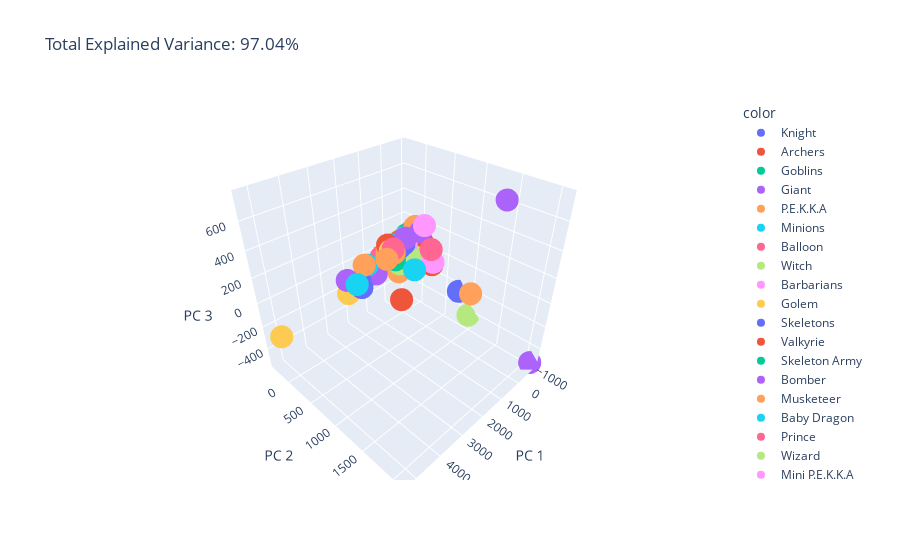

Notebook code cell kept with this figure:
### Code cell
pca = PCA(n_components=3)
components = pca.fit_transform(vals)

total_var = pca.explained_variance_ratio_.sum() * 100

fig = px.scatter_3d(
    components, x=0, y=1, z=2, color=df_stats['name'],
    title=f'Total Explained Variance: {total_var:.2f}%',
    labels={'0': 'PC 1', '1': 'PC 2', '2': 'PC 3'}
)
fig.show()

### Figure 1 — Plotly figure (JSON) as saved in the notebook; plotly's stock layout.template omitted (floating-point values rounded to 4 significant figures)
{"data": [{"hovertemplate": "color=Knight<br>PC 1=%{x}<br>PC 2=%{y}<br>PC 3=%{z}<extra></extra>", "legendgroup": "Knight", "marker": {"color": "#636efa", "symbol": "circle"}, "mode": "markers", "name": "Knight", "scene": "scene", "showlegend": true, "type": "scatter3d", "x": [571.2], "y": [-107.8], "z": [37.37]}, {"hovertemplate": "color=Archers<br>PC 1=%{x}<br>PC 2=%{y}<br>PC 3=%{z}<extra></extra>", "legendgroup": "Archers", "marker": {"color": "#EF553B", "symbol": "circle"}, "mode": "markers", "name": "Archers", "scene": "scene", "showlegend": true, "type": "scatter3d", "x": [-633.6], "y": [-186.9], "z": [-15.53]}, {"hovertemplate": "color=Goblins<br>PC 1=%{x}<br>PC 2=%{y}<br>PC 3=%{z}<extra></extra>", "legendgroup": "Goblins", "marker": {"color": "#00cc96", "symbol": "circle"}, "mode": "markers", "name": "Goblins", "scene": "scene", "showlegend": true, "type": "scatter3d", "x": [-713.8], "y": [-204.6], "z": [68.55]}, {"hovertemplate": "color=Giant<br>PC 1=%{x}<br>PC 2=%{y}<br>PC 3=%{z}<extra></extra>", "legendgroup": "Giant", "marker": {"color": "#ab63fa", "symbol": "circle"}, "mode": "markers", "name": "Giant", "scene": "scene", "showlegend": true, "type": "scatter3d", "x": [2392.0], "y": [-154.0], "z": [-50.91]}, {"hovertemplate": "color=P.E.K.K.A<br>PC 1=%{x}<br>PC 2=%{y}<br>PC 3=%{z}<extra></extra>", "legendgroup": "P.E.K.K.A", "marker": {"color": "#FFA15A", "symbol": "circle"}, "mode": "markers", "name": "P.E.K.K.A", "scene": "scene", "showlegend": true, "type": "scatter3d", "x": [2271.0], "y": [612.0], "z": [292.3]}, {"hovertemplate": "color=Minions<br>PC 1=%{x}<br>PC 2=%{y}<br>PC 3=%{z}<extra></extra>", "legendgroup": "Minions", "marker": {"color": "#19d3f3", "symbol": "circle"}, "mode": "markers", "name": "Minions", "scene": "scene", "showlegend": true, "type": "scatter3d", "x": [-695.5], "y": [-195.8], "z": [-11.19]}, {"hovertemplate": "color=Balloon<br>PC 1=%{x}<br>PC 2=%{y}<br>PC 3=%{z}<extra></extra>", "legendgroup": "Balloon", "marker": {"color": "#FF6692", "symbol": "circle"}, "mode": "markers", "name": "Balloon", "scene": "scene", "showlegend": true, "type": "scatter3d", "x": [550.4], "y": [723.5], "z": [241.3]}, {"hovertemplate": "color=Witch<br>PC 1=%{x}<br>PC 2=%{y}<br>PC 3=%{z}<extra></extra>", "legendgroup": "Witch", "marker": {"color": "#B6E880", "symbol": "circle"}, "mode": "markers", "name": "Witch", "scene": "scene", "showlegend": true, "type": "scatter3d", "x": [-194.8], "y": [-124.7], "z": [-53.42]}, {"hovertemplate": "color=Barbarians<br>PC 1=%{x}<br>PC 2=%{y}<br>PC 3=%{z}<extra></extra>", "legendgroup": "Barbarians", "marker": {"color": "#FF97FF", "symbol": "circle"}, "mode": "markers", "name": "Barbarians", "scene": "scene", "showlegend": true, "type": "scatter3d", "x": [-323.3], "y": [-119.9], "z": [86.75]}, {"hovertemplate": "color=Golem<br>PC 1=%{x}<br>PC 2=%{y}<br>PC 3=%{z}<extra></extra>", "legendgroup": "Golem", "marker": {"color": "#FECB52", "symbol": "circle"}, "mode": "markers", "name": "Golem", "scene": "scene", "showlegend": true, "type": "scatter3d", "x": [5274.0], "y": [-107.6], "z": [-209.0]}, {"hovertemplate": "color=Skeletons<br>PC 1=%{x}<br>PC 2=%{y}<br>PC 3=%{z}<extra></extra>", "legendgroup": "Skeletons", "marker": {"color": "#636efa", "symbol": "circle"}, "mode": "markers", "name": "Skeletons", "scene": "scene", "showlegend": true, "type": "scatter3d", "x": [-815.5], "y": [-249.6], "z": [52.3]}, {"hovertemplate": "color=Valkyrie<br>PC 1=%{x}<br>PC 2=%{y}<br>PC 3=%{z}<extra></extra>", "legendgroup": "Valkyrie", "marker": {"color": "#EF553B", "symbol": "circle"}, "mode": "markers", "name": "Valkyrie", "scene": "scene", "showlegend": true, "type": "scatter3d", "x": [770.3], "y": [65.91], "z": [71.99]}, {"hovertemplate": "color=Skeleton Army<br>PC 1=%{x}<br>PC 2=%{y}<br>PC 3=%{z}<extra></extra>", "legendgroup": "Skeleton Army", "marker": {"color": "#00cc96", "symbol": "circle"}, "mode": "markers", "name": "Skeleton Army", "scene": "scene", "showlegend": true, "type": "scatter3d", "x": [-815.5], "y": [-249.7], "z": [52.32]}, {"hovertemplate": "color=Bomber<br>PC 1=%{x}<br>PC 2=%{y}<br>PC 3=%{z}<extra></extra>", "legendgroup": "Bomber", "marker": {"color": "#ab63fa", "symbol": "circle"}, "mode": "markers", "name": "Bomber", "scene": "scene", "showlegend": true, "type": "scatter3d", "x": [-479.6], "y": [157.1], "z": [186.0]}, {"hovertemplate": "color=Musketeer<br>PC 1=%{x}<br>PC 2=%{y}<br>PC 3=%{z}<extra></extra>", "legendgroup": "Musketeer", "marker": {"color": "#FFA15A", "symbol": "circle"}, "mode": "markers", "name": "Musketeer", "scene": "scene", "showlegend": true, "type": "scatter3d", "x": [-286.9], "y": [-24.59], "z": [-46.68]}, {"hovertemplate": "color=Baby Dragon<br>PC 1=%{x}<br>PC 2=%{y}<br>PC 3=%{z}<extra></extra>", "legendgroup": "Baby Dragon", "marker": {"color": "#19d3f3", "symbol": "circle"}, "mode": "markers", "name": "Baby Dragon", "scene": "scene", "showlegend": true, "type": "scatter3d", "x": [66.43], "y": [-50.03], "z": [-57.93]}, {"hovertemplate": "color=Prince<br>PC 1=%{x}<br>PC 2=%{y}<br>PC 3=%{z}<extra></extra>", "legendgroup": "Prince", "marker": {"color": "#FF6692", "symbol": "circle"}, "mode": "markers", "name": "Prince", "scene": "scene", "showlegend": true, "type": "scatter3d", "x": [797.7], "y": [114.5], "z": [134.6]}, {"hovertemplate": "color=Wizard<br>PC 1=%{x}<br>PC 2=%{y}<br>PC 3=%{z}<extra></extra>", "legendgroup": "Wizard", "marker": {"color": "#B6E880", "symbol": "circle"}, "mode": "markers", "name": "Wizard", "scene": "scene", "showlegend": true, "type": "scatter3d", "x": [-291.9], "y": [172.1], "z": [-42.64]}, {"hovertemplate": "color=Mini P.E.K.K.A<br>PC 1=%{x}<br>PC 2=%{y}<br>PC 3=%{z}<extra></extra>", "legendgroup": "Mini P.E.K.K.A", "marker": {"color": "#FF97FF", "symbol": "circle"}, "mode": "markers", "name": "Mini P.E.K.K.A", "scene": "scene", "showlegend": true, "type": "scatter3d", "x": [277.0], "y": [497.7], "z": [358.6]}, {"hovertemplate": "color=Spear Goblins<br>PC 1=%{x}<br>PC 2=%{y}<br>PC 3=%{z}<extra></extra>", "legendgroup": "Spear Goblins", "marker": {"color": "#FECB52", "symbol": "circle"}, "mode": "markers", "name": "Spear Goblins", "scene": "scene", "showlegend": true, "type": "scatter3d", "x": [-775.6], "y": [-225.8], "z": [-4.446]}, {"hovertemplate": "color=Giant Skeleton<br>PC 1=%{x}<br>PC 2=%{y}<br>PC 3=%{z}<extra></extra>", "legendgroup": "Giant Skeleton", "marker": {"color": "#636efa", "symbol": "circle"}, "mode": "markers", "name": "Giant Skeleton", "scene": "scene", "showlegend": true, "type": "scatter3d", "x": [1943.0], "y": [-95.04], "z": [-91.4]}, {"hovertemplate": "color=Hog Rider<br>PC 1=%{x}<br>PC 2=%{y}<br>PC 3=%{z}<extra></extra>", "legendgroup": "Hog Rider", "marker": {"color": "#EF553B", "symbol": "circle"}, "mode": "markers", "name": "Hog Rider", "scene": "scene", "showlegend": true, "type": "scatter3d", "x": [535.3], "y": [-108.8], "z": [98.71]}, {"hovertemplate": "color=Minion Horde<br>PC 1=%{x}<br>PC 2=%{y}<br>PC 3=%{z}<extra></extra>", "legendgroup": "Minion Horde", "marker": {"color": "#00cc96", "symbol": "circle"}, "mode": "markers", "name": "Minion Horde", "scene": "scene", "showlegend": true, "type": "scatter3d", "x": [-695.5], "y": [-195.8], "z": [-11.18]}, {"hovertemplate": "color=Ice Wizard<br>PC 1=%{x}<br>PC 2=%{y}<br>PC 3=%{z}<extra></extra>", "legendgroup": "Ice Wizard", "marker": {"color": "#ab63fa", "symbol": "circle"}, "mode": "markers", "name": "Ice Wizard", "scene": "scene", "showlegend": true, "type": "scatter3d", "x": [-299.0], "y": [-178.1], "z": [-31.6]}, {"hovertemplate": "color=Royal Giant<br>PC 1=%{x}<br>PC 2=%{y}<br>PC 3=%{z}<extra></extra>", "legendgroup": "Royal Giant", "marker": {"color": "#FFA15A", "symbol": "circle"}, "mode": "markers", "name": "Royal Giant", "scene": "scene", "showlegend": true, "type": "scatter3d", "x": [1667.0], "y": [-116.6], "z": [22.46]}, {"hovertemplate": "color=Guards<br>PC 1=%{x}<br>PC 2=%{y}<br>PC 3=%{z}<extra></extra>", "legendgroup": "Guards", "marker": {"color": "#19d3f3", "symbol": "circle"}, "mode": "markers", "name": "Guards", "scene": "scene", "showlegend": true, "type": "scatter3d", "x": [-791.1], "y": [-217.3], "z": [66.97]}, {"hovertemplate": "color=Princess<br>PC 1=%{x}<br>PC 2=%{y}<br>PC 3=%{z}<extra></extra>", "legendgroup": "Princess", "marker": {"color": "#FF6692", "symbol": "circle"}, "mode": "markers", "name": "Princess", "scene": "scene", "showlegend": true, "type": "scatter3d", "x": [-672.1], "y": [-35.3], "z": [-12.99]}, {"hovertemplate": "color=Dark Prince<br>PC 1=%{x}<br>PC 2=%{y}<br>PC 3=%{z}<extra></extra>", "legendgroup": "Dark Prince", "marker": {"color": "#B6E880", "symbol": "circle"}, "mode": "markers", "name": "Dark Prince", "scene": "scene", "showlegend": true, "type": "scatter3d", "x": [346.1], "y": [37.81], "z": [86.92]}, {"hovertemplate": "color=Three Musketeers<br>PC 1=%{x}<br>PC 2=%{y}<br>PC 3=%{z}<extra></extra>", "legendgroup": "Three Musketeers", "marker": {"color": "#FF97FF", "symbol": "circle"}, "mode": "markers", "name": "Three Musketeers", "scene": "scene", "showlegend": true, "type": "scatter3d", "x": [-286.9], "y": [-24.59], "z": [-46.68]}, {"hovertemplate": "color=Lava Hound<br>PC 1=%{x}<br>PC 2=%{y}<br>PC 3=%{z}<extra></extra>", "legendgroup": "Lava Hound", "marker": {"color": "#FECB52", "symbol": "circle"}, "mode": "markers", "name": "Lava Hound", "scene": "scene", "showlegend": true, "type": "scatter3d", "x": [2253.0], "y": [-222.1], "z": [-201.6]}, {"hovertemplate": "color=Ice Spirit<br>PC 1=%{x}<br>PC 2=%{y}<br>PC 3=%{z}<extra></extra>", "legendgroup": "Ice Spirit", "marker": {"color": "#636efa", "symbol": "circle"}, "mode": "markers", "name": "Ice Spirit", "scene": "scene", "showlegend": true, "type": "scatter3d", "x": [-694.4], "y": [-142.8], "z": [-12.91]}, {"hovertemplate": "color=Fire Spirits<br>PC 1=%{x}<br>PC 2=%{y}<br>PC 3=%{z}<extra></extra>", "legendgroup": "Fire Spirits", "marker": {"color": "#EF553B", "symbol": "circle"}, "mode": "markers", "name": "Fire Spirits", "scene": "scene", "showlegend": true, "type": "scatter3d", "x": [-796.9], "y": [48.27], "z": [-7.85]}, {"hovertemplate": "color=Miner<br>PC 1=%{x}<br>PC 2=%{y}<br>PC 3=%{z}<extra></extra>", "legendgroup": "Miner", "marker": {"color": "#00cc96", "symbol": "circle"}, "mode": "markers", "name": "Miner", "scene": "scene", "showlegend": true, "type": "scatter3d", "x": [115.5], "y": [-154.7], "z": [0.4096]}, {"hovertemplate": "color=Sparky<br>PC 1=%{x}<br>PC 2=%{y}<br>PC 3=%{z}<extra></extra>", "legendgroup": "Sparky", "marker": {"color": "#ab63fa", "symbol": "circle"}, "mode": "markers", "name": "Sparky", "scene": "scene", "showlegend": true, "type": "scatter3d", "x": [351.5], "y": [1689.0], "z": [751.3]}, {"hovertemplate": "color=Bowler<br>PC 1=%{x}<br>PC 2=%{y}<br>PC 3=%{z}<extra></extra>", "legendgroup": "Bowler", "marker": {"color": "#FFA15A", "symbol": "circle"}, "mode": "markers", "name": "Bowler", "scene": "scene", "showlegend": true, "type": "scatter3d", "x": [713.2], "y": [99.11], "z": [88.89]}, {"hovertemplate": "color=Lumberjack<br>PC 1=%{x}<br>PC 2=%{y}<br>PC 3=%{z}<extra></extra>", "legendgroup": "Lumberjack", "marker": {"color": "#19d3f3", "symbol": "circle"}, "mode": "markers", "name": "Lumberjack", "scene": "scene", "showlegend": true, "type": "scatter3d", "x": [182.7], "y": [-61.77], "z": [84.47]}, {"hovertemplate": "color=Battle Ram<br>PC 1=%{x}<br>PC 2=%{y}<br>PC 3=%{z}<extra></extra>", "legendgroup": "Battle Ram", "marker": {"color": "#FF6692", "symbol": "circle"}, "mode": "markers", "name": "Battle Ram", "scene": "scene", "showlegend": true, "type": "scatter3d", "x": [445.6], "y": [-125.5], "z": [11.07]}, {"hovertemplate": "color=Inferno Dragon<br>PC 1=%{x}<br>PC 2=%{y}<br>PC 3=%{z}<extra></extra>", "legendgroup": "Inferno Dragon", "marker": {"color": "#B6E880", "symbol": "circle"}, "mode": "markers", "name": "Inferno Dragon", "scene": "scene", "showlegend": true, "type": "scatter3d", "x": [183.7], "y": [-8.305], "z": [-76.58]}, {"hovertemplate": "color=Ice Golem<br>PC 1=%{x}<br>PC 2=%{y}<br>PC 3=%{z}<extra></extra>", "legendgroup": "Ice Golem", "marker": {"color": "#FF97FF", "symbol": "circle"}, "mode": "markers", "name": "Ice Golem", "scene": "scene", "showlegend": true, "type": "scatter3d", "x": [111.6], "y": [-280.6], "z": [-8.51]}, {"hovertemplate": "color=Mega Minion<br>PC 1=%{x}<br>PC 2=%{y}<br>PC 3=%{z}<extra></extra>", "legendgroup": "Mega Minion", "marker": {"color": "#FECB52", "symbol": "circle"}, "mode": "markers", "name": "Mega Minion", "scene": "scene", "showlegend": true, "type": "scatter3d", "x": [-188.7], "y": [111.1], "z": [-60.94]}, {"hovertemplate": "color=Dart Goblin<br>PC 1=%{x}<br>PC 2=%{y}<br>PC 3=%{z}<extra></extra>", "legendgroup": "Dart Goblin", "marker": {"color": "#636efa", "symbol": "circle"}, "mode": "markers", "name": "Dart Goblin", "scene": "scene", "showlegend": true, "type": "scatter3d", "x": [-669.3], "y": [-167.6], "z": [-14.52]}, {"hovertemplate": "color=Goblin Gang<br>PC 1=%{x}<br>PC 2=%{y}<br>PC 3=%{z}<extra></extra>", "legendgroup": "Goblin Gang", "marker": {"color": "#EF553B", "symbol": "circle"}, "mode": "markers", "name": "Goblin Gang", "scene": "scene", "showlegend": true, "type": "scatter3d", "x": [-746.2], "y": [-203.3], "z": [5.0]}, {"hovertemplate": "color=Electro Wizard<br>PC 1=%{x}<br>PC 2=%{y}<br>PC 3=%{z}<extra></extra>", "legendgroup": "Electro Wizard", "marker": {"color": "#00cc96", "symbol": "circle"}, "mode": "markers", "name": "Electro Wizard", "scene": "scene", "showlegend": true, "type": "scatter3d", "x": [-294.7], "y": [-5.23], "z": [-47.38]}, {"hovertemplate": "color=Elite Barbarians<br>PC 1=%{x}<br>PC 2=%{y}<br>PC 3=%{z}<extra></extra>", "legendgroup": "Elite Barbarians", "marker": {"color": "#ab63fa", "symbol": "circle"}, "mode": "markers", "name": "Elite Barbarians", "scene": "scene", "showlegend": true, "type": "scatter3d", "x": [99.47], "y": [80.09], "z": [160.6]}, {"hovertemplate": "color=Hunter<br>PC 1=%{x}<br>PC 2=%{y}<br>PC 3=%{z}<extra></extra>", "legendgroup": "Hunter", "marker": {"color": "#FFA15A", "symbol": "circle"}, "mode": "markers", "name": "Hunter", "scene": "scene", "showlegend": true, "type": "scatter3d", "x": [-196.8], "y": [1199.0], "z": [-79.56]}, {"hovertemplate": "color=Executioner<br>PC 1=%{x}<br>PC 2=%{y}<br>PC 3=%{z}<extra></extra>", "legendgroup": "Executioner", "marker": {"color": "#19d3f3", "symbol": "circle"}, "mode": "markers", "name": "Executioner", "scene": "scene", "showlegend": true, "type": "scatter3d", "x": [118.4], "y": [273.8], "z": [-70.93]}, {"hovertemplate": "color=Bandit<br>PC 1=%{x}<br>PC 2=%{y}<br>PC 3=%{z}<extra></extra>", "legendgroup": "Bandit", "marker": {"color": "#FF6692", "symbol": "circle"}, "mode": "markers", "name": "Bandit", "scene": "scene", "showlegend": true, "type": "scatter3d", "x": [-128.8], "y": [-118.3], "z": [75.49]}, {"hovertemplate": "color=Royal Recruits<br>PC 1=%{x}<br>PC 2=%{y}<br>PC 3=%{z}<extra></extra>", "legendgroup": "Royal Recruits", "marker": {"color": "#B6E880", "symbol": "circle"}, "mode": "markers", "name": "Royal Recruits", "scene": "scene", "showlegend": true, "type": "scatter3d", "x": [-243.3], "y": [-201.3], "z": [41.03]}, {"hovertemplate": "color=Night Witch<br>PC 1=%{x}<br>PC 2=%{y}<br>PC 3=%{z}<extra></extra>", "legendgroup": "Night Witch", "marker": {"color": "#FF97FF", "symbol": "circle"}, "mode": "markers", "name": "Night Witch", "scene": "scene", "showlegend": true, "type": "scatter3d", "x": [-131.6], "y": [-89.56], "z": [23.83]}, {"hovertemplate": "color=Bats<br>PC 1=%{x}<br>PC 2=%{y}<br>PC 3=%{z}<extra></extra>", "legendgroup": "Bats", "marker": {"color": "#FECB52", "symbol": "circle"}, "mode": "markers", "name": "Bats", "scene": "scene", "showlegend": true, "type": "scatter3d", "x": [-818.5], "y": [-225.8], "z": [-1.806]}, {"hovertemplate": "color=Royal Ghost<br>PC 1=%{x}<br>PC 2=%{y}<br>PC 3=%{z}<extra></extra>", "legendgroup": "Royal Ghost", "marker": {"color": "#636efa", "symbol": "circle"}, "mode": "markers", "name": "Royal Ghost", "scene": "scene", "showlegend": true, "type": "scatter3d", "x": [118.3], "y": [56.06], "z": [108.4]}, {"hovertemplate": "color=Ram Rider<br>PC 1=%{x}<br>PC 2=%{y}<br>PC 3=%{z}<extra></extra>", "legendgroup": "Ram Rider", "marker": {"color": "#EF553B", "symbol": "circle"}, "mode": "markers", "name": "Ram Rider", "scene": "scene", "showlegend": true, "type": "scatter3d", "x": [580.7], "y": [-72.41], "z": [-0.2322]}, {"hovertemplate": "color=Zappies<br>PC 1=%{x}<br>PC 2=%{y}<br>PC 3=%{z}<extra></extra>", "legendgroup": "Zappies", "marker": {"color": "#00cc96", "symbol": "circle"}, "mode": "markers", "name": "Zappies", "scene": "scene", "showlegend": true, "type": "scatter3d", "x": [-446.4], "y": [-195.5], "z": [-26.51]}, {"hovertemplate": "color=Rascals<br>PC 1=%{x}<br>PC 2=%{y}<br>PC 3=%{z}<extra></extra>", "legendgroup": "Rascals", "marker": {"color": "#ab63fa", "symbol": "circle"}, "mode": "markers", "name": "Rascals", "scene": "scene", "showlegend": true, "type": "scatter3d", "x": [1056.0], "y": [-148.4], "z": [-121.7]}, {"hovertemplate": "color=Cannon Cart<br>PC 1=%{x}<br>PC 2=%{y}<br>PC 3=%{z}<extra></extra>", "legendgroup": "Cannon Cart", "marker": {"color": "#FFA15A", "symbol": "circle"}, "mode": "markers", "name": "Cannon Cart", "scene": "scene", "showlegend": true, "type": "scatter3d", "x": [603.7], "y": [-95.11], "z": [41.7]}, {"hovertemplate": "color=Mega Knight<br>PC 1=%{x}<br>PC 2=%{y}<br>PC 3=%{z}<extra></extra>", "legendgroup": "Mega Knight", "marker": {"color": "#19d3f3", "symbol": "circle"}, "mode": "markers", "name": "Mega Knight", "scene": "scene", "showlegend": true, "type": "scatter3d", "x": [2411.0], "y": [69.3], "z": [-28.12]}, {"hovertemplate": "color=Skeleton Barrel<br>PC 1=%{x}<br>PC 2=%{y}<br>PC 3=%{z}<extra></extra>", "legendgroup": "Skeleton Barrel", "marker": {"color": "#FF6692", "symbol": "circle"}, "mode": "markers", "name": "Skeleton Barrel", "scene": "scene", "showlegend": true, "type": "scatter3d", "x": [-342.5], "y": [-190.3], "z": [27.03]}, {"hovertemplate": "color=Flying Machine<br>PC 1=%{x}<br>PC 2=%{y}<br>PC 3=%{z}<extra></extra>", "legendgroup": "Flying Machine", "marker": {"color": "#B6E880", "symbol": "circle"}, "mode": "markers", "name": "Flying Machine", "scene": "scene", "showlegend": true, "type": "scatter3d", "x": [-375.4], "y": [-93.34], "z": [-37.07]}, {"hovertemplate": "color=Wall Breakers<br>PC 1=%{x}<br>PC 2=%{y}<br>PC 3=%{z}<extra></extra>", "legendgroup": "Wall Breakers", "marker": {"color": "#FF97FF", "symbol": "circle"}, "mode": "markers", "name": "Wall Breakers", "scene": "scene", "showlegend": true, "type": "scatter3d", "x": [-602.4], "y": [373.7], "z": [-45.89]}, {"hovertemplate": "color=Royal Hogs<br>PC 1=%{x}<br>PC 2=%{y}<br>PC 3=%{z}<extra></extra>", "legendgroup": "Royal Hogs", "marker": {"color": "#FECB52", "symbol": "circle"}, "mode": "markers", "name": "Royal Hogs", "scene": "scene", "showlegend": true, "type": "scatter3d", "x": [-189.8], "y": [-291.0], "z": [6.166]}, {"hovertemplate": "color=Goblin Giant<br>PC 1=%{x}<br>PC 2=%{y}<br>PC 3=%{z}<extra></extra>", "legendgroup": "Goblin Giant", "marker": {"color": "#636efa", "symbol": "circle"}, "mode": "markers", "name": "Goblin Giant", "scene": "scene", "showlegend": true, "type": "scatter3d", "x": [1834.0], "y": [-117.2], "z": [-162.3]}, {"hovertemplate": "color=Fisherman<br>PC 1=%{x}<br>PC 2=%{y}<br>PC 3=%{z}<extra></extra>", "legendgroup": "Fisherman", "marker": {"color": "#EF553B", "symbol": "circle"}, "mode": "markers", "name": "Fisherman", "scene": "scene", "showlegend": true, "type": "scatter3d", "x": [-79.02], "y": [-118.2], "z": [72.42]}, {"hovertemplate": "color=Magic Archer<br>PC 1=%{x}<br>PC 2=%{y}<br>PC 3=%{z}<extra></extra>", "legendgroup": "Magic Archer", "marker": {"color": "#00cc96", "symbol": "circle"}, "mode": "markers", "name": "Magic Archer", "scene": "scene", "showlegend": true, "type": "scatter3d", "x": [-448.7], "y": [-98.97], "z": [-24.8]}, {"hovertemplate": "color=Electro Dragon<br>PC 1=%{x}<br>PC 2=%{y}<br>PC 3=%{z}<extra></extra>", "legendgroup": "Electro Dragon", "marker": {"color": "#ab63fa", "symbol": "circle"}, "mode": "markers", "name": "Electro Dragon", "scene": "scene", "showlegend": true, "type": "scatter3d", "x": [-96.02], "y": [-63.15], "z": [-56.06]}, {"hovertemplate": "color=Firecracker<br>PC 1=%{x}<br>PC 2=%{y}<br>PC 3=%{z}<extra></extra>", "legendgroup": "Firecracker", "marker": {"color": "#FFA15A", "symbol": "circle"}, "mode": "markers", "name": "Firecracker", "scene": "scene", "showlegend": true, "type": "scatter3d", "x": [-636.9], "y": [240.0], "z": [-23.49]}, {"hovertemplate": "color=Elixir Golem<br>PC 1=%{x}<br>PC 2=%{y}<br>PC 3=%{z}<extra></extra>", "legendgroup": "Elixir Golem", "marker": {"color": "#19d3f3", "symbol": "circle"}, "mode": "markers", "name": "Elixir Golem", "scene": "scene", "showlegend": true, "type": "scatter3d", "x": [1295.0], "y": [-228.8], "z": [-39.2]}, {"hovertemplate": "color=Battle Healer<br>PC 1=%{x}<br>PC 2=%{y}<br>PC 3=%{z}<extra></extra>", "legendgroup": "Battle Healer", "marker": {"color": "#FF6692", "symbol": "circle"}, "mode": "markers", "name": "Battle Healer", "scene": "scene", "showlegend": true, "type": "scatter3d", "x": [541.5], "y": [-169.7], "z": [8.25]}, {"hovertemplate": "color=Skeleton Dragons<br>PC 1=%{x}<br>PC 2=%{y}<br>PC 3=%{z}<extra></extra>", "legendgroup": "Skeleton Dragons", "marker": {"color": "#B6E880", "symbol": "circle"}, "mode": "markers", "name": "Skeleton Dragons", "scene": "scene", "showlegend": true, "type": "scatter3d", "x": [-448.9], "y": [-30.69], "z": [-26.85]}, {"hovertemplate": "color=Cannon<br>PC 1=%{x}<br>PC 2=%{y}<br>PC 3=%{z}<extra></extra>", "legendgroup": "Cannon", "marker": {"color": "#FF97FF", "symbol": "circle"}, "mode": "markers", "name": "Cannon", "scene": "scene", "showlegend": true, "type": "scatter3d", "x": [-144.0], "y": [-159.1], "z": [-14.39]}, {"hovertemplate": "color=Goblin Hut<br>PC 1=%{x}<br>PC 2=%{y}<br>PC 3=%{z}<extra></extra>", "legendgroup": "Goblin Hut", "marker": {"color": "#FECB52", "symbol": "circle"}, "mode": "markers", "name": "Goblin Hut", "scene": "scene", "showlegend": true, "type": "scatter3d", "x": [-44.06], "y": [-225.3], "z": [-49.8]}, {"hovertemplate": "color=Mortar<br>PC 1=%{x}<br>PC 2=%{y}<br>PC 3=%{z}<extra></extra>", "legendgroup": "Mortar", "marker": {"color": "#636efa", "symbol": "circle"}, "mode": "markers", "name": "Mortar", "scene": "scene", "showlegend": true, "type": "scatter3d", "x": [336.7], "y": [63.51], "z": [97.62]}, {"hovertemplate": "color=Inferno Tower<br>PC 1=%{x}<br>PC 2=%{y}<br>PC 3=%{z}<extra></extra>", "legendgroup": "Inferno Tower", "marker": {"color": "#EF553B", "symbol": "circle"}, "mode": "markers", "name": "Inferno Tower", "scene": "scene", "showlegend": true, "type": "scatter3d", "x": [550.9], "y": [177.6], "z": [-332.0]}, {"hovertemplate": "color=Bomb Tower<br>PC 1=%{x}<br>PC 2=%{y}<br>PC 3=%{z}<extra></extra>", "legendgroup": "Bomb Tower", "marker": {"color": "#00cc96", "symbol": "circle"}, "mode": "markers", "name": "Bomb Tower", "scene": "scene", "showlegend": true, "type": "scatter3d", "x": [247.6], "y": [-66.25], "z": [-48.38]}, {"hovertemplate": "color=Barbarian Hut<br>PC 1=%{x}<br>PC 2=%{y}<br>PC 3=%{z}<extra></extra>", "legendgroup": "Barbarian Hut", "marker": {"color": "#ab63fa", "symbol": "circle"}, "mode": "markers", "name": "Barbarian Hut", "scene": "scene", "showlegend": true, "type": "scatter3d", "x": [571.7], "y": [-98.22], "z": [41.79]}, {"hovertemplate": "color=Tesla<br>PC 1=%{x}<br>PC 2=%{y}<br>PC 3=%{z}<extra></extra>", "legendgroup": "Tesla", "marker": {"color": "#FFA15A", "symbol": "circle"}, "mode": "markers", "name": "Tesla", "scene": "scene", "showlegend": true, "type": "scatter3d", "x": [59.25], "y": [-75.63], "z": [-179.0]}, {"hovertemplate": "color=Elixir Collector<br>PC 1=%{x}<br>PC 2=%{y}<br>PC 3=%{z}<extra></extra>", "legendgroup": "Elixir Collector", "marker": {"color": "#19d3f3", "symbol": "circle"}, "mode": "markers", "name": "Elixir Collector", "scene": "scene", "showlegend": true, "type": "scatter3d", "x": [-1.558], "y": [-343.4], "z": [-45.56]}, {"hovertemplate": "color=X-Bow<br>PC 1=%{x}<br>PC 2=%{y}<br>PC 3=%{z}<extra></extra>", "legendgroup": "X-Bow", "marker": {"color": "#FF6692", "symbol": "circle"}, "mode": "markers", "name": "X-Bow", "scene": "scene", "showlegend": true, "type": "scatter3d", "x": [493.4], "y": [-306.2], "z": [-57.43]}, {"hovertemplate": "color=Tombstone<br>PC 1=%{x}<br>PC 2=%{y}<br>PC 3=%{z}<extra></extra>", "legendgroup": "Tombstone", "marker": {"color": "#B6E880", "symbol": "circle"}, "mode": "markers", "name": "Tombstone", "scene": "scene", "showlegend": true, "type": "scatter3d", "x": [-461.7], "y": [-249.5], "z": [30.17]}, {"hovertemplate": "color=Furnace<br>PC 1=%{x}<br>PC 2=%{y}<br>PC 3=%{z}<extra></extra>", "legendgroup": "Furnace", "marker": {"color": "#FF97FF", "symbol": "circle"}, "mode": "markers", "name": "Furnace", "scene": "scene", "showlegend": true, "type": "scatter3d", "x": [-46.04], "y": [-101.1], "z": [-49.95]}, {"hovertemplate": "color=Goblin Cage<br>PC 1=%{x}<br>PC 2=%{y}<br>PC 3=%{z}<extra></extra>", "legendgroup": "Goblin Cage", "marker": {"color": "#FECB52", "symbol": "circle"}, "mode": "markers", "name": "Goblin Cage", "scene": "scene", "showlegend": true, "type": "scatter3d", "x": [778.8], "y": [49.71], "z": [103.2]}, {"hovertemplate": "color=Fireball<br>PC 1=%{x}<br>PC 2=%{y}<br>PC 3=%{z}<extra></extra>", "legendgroup": "Fireball", "marker": {"color": "#636efa", "symbol": "circle"}, "mode": "markers", "name": "Fireball", "scene": "scene", "showlegend": true, "type": "scatter3d", "x": [-907.0], "y": [785.1], "z": [-241.6]}, {"hovertemplate": "color=Arrows<br>PC 1=%{x}<br>PC 2=%{y}<br>PC 3=%{z}<extra></extra>", "legendgroup": "Arrows", "marker": {"color": "#EF553B", "symbol": "circle"}, "mode": "markers", "name": "Arrows", "scene": "scene", "showlegend": true, "type": "scatter3d", "x": [-897.3], "y": [254.7], "z": [-122.6]}, {"hovertemplate": "color=Rage<br>PC 1=%{x}<br>PC 2=%{y}<br>PC 3=%{z}<extra></extra>", "legendgroup": "Rage", "marker": {"color": "#00cc96", "symbol": "circle"}, "mode": "markers", "name": "Rage", "scene": "scene", "showlegend": true, "type": "scatter3d", "x": [-886.6], "y": [-343.9], "z": [9.447]}, {"hovertemplate": "color=Rocket<br>PC 1=%{x}<br>PC 2=%{y}<br>PC 3=%{z}<extra></extra>", "legendgroup": "Rocket", "marker": {"color": "#ab63fa", "symbol": "circle"}, "mode": "markers", "name": "Rocket", "scene": "scene", "showlegend": true, "type": "scatter3d", "x": [-930.6], "y": [2087.0], "z": [-531.9]}, {"hovertemplate": "color=Goblin Barrel<br>PC 1=%{x}<br>PC 2=%{y}<br>PC 3=%{z}<extra></extra>", "legendgroup": "Goblin Barrel", "marker": {"color": "#FFA15A", "symbol": "circle"}, "mode": "markers", "name": "Goblin Barrel", "scene": "scene", "showlegend": true, "type": "scatter3d", "x": [-880.2], "y": [-204.7], "z": [78.78]}, {"hovertemplate": "color=Freeze<br>PC 1=%{x}<br>PC 2=%{y}<br>PC 3=%{z}<extra></extra>", "legendgroup": "Freeze", "marker": {"color": "#19d3f3", "symbol": "circle"}, "mode": "markers", "name": "Freeze", "scene": "scene", "showlegend": true, "type": "scatter3d", "x": [-890.0], "y": [-156.2], "z": [-31.88]}, {"hovertemplate": "color=Mirror<br>PC 1=%{x}<br>PC 2=%{y}<br>PC 3=%{z}<extra></extra>", "legendgroup": "Mirror", "marker": {"color": "#FF6692", "symbol": "circle"}, "mode": "markers", "name": "Mirror", "scene": "scene", "showlegend": true, "type": "scatter3d", "x": [-886.6], "y": [-343.9], "z": [9.527]}, {"hovertemplate": "color=Lightning<br>PC 1=%{x}<br>PC 2=%{y}<br>PC 3=%{z}<extra></extra>", "legendgroup": "Lightning", "marker": {"color": "#B6E880", "symbol": "circle"}, "mode": "markers", "name": "Lightning", "scene": "scene", "showlegend": true, "type": "scatter3d", "x": [-895.2], "y": [999.3], "z": [-412.8]}, {"hovertemplate": "color=Zap<br>PC 1=%{x}<br>PC 2=%{y}<br>PC 3=%{z}<extra></extra>", "legendgroup": "Zap", "marker": {"color": "#FF97FF", "symbol": "circle"}, "mode": "markers", "name": "Zap", "scene": "scene", "showlegend": true, "type": "scatter3d", "x": [-892.3], "y": [-30.0], "z": [-60.22]}, {"hovertemplate": "color=Poison<br>PC 1=%{x}<br>PC 2=%{y}<br>PC 3=%{z}<extra></extra>", "legendgroup": "Poison", "marker": {"color": "#FECB52", "symbol": "circle"}, "mode": "markers", "name": "Poison", "scene": "scene", "showlegend": true, "type": "scatter3d", "x": [-889.2], "y": [-195.6], "z": [-23.11]}, {"hovertemplate": "color=Graveyard<br>PC 1=%{x}<br>PC 2=%{y}<br>PC 3=%{z}<extra></extra>", "legendgroup": "Graveyard", "marker": {"color": "#636efa", "symbol": "circle"}, "mode": "markers", "name": "Graveyard", "scene": "scene", "showlegend": true, "type": "scatter3d", "x": [-815.5], "y": [-249.7], "z": [52.22]}, {"hovertemplate": "color=The Log<br>PC 1=%{x}<br>PC 2=%{y}<br>PC 3=%{z}<extra></extra>", "legendgroup": "The Log", "marker": {"color": "#EF553B", "symbol": "circle"}, "mode": "markers", "name": "The Log", "scene": "scene", "showlegend": true, "type": "scatter3d", "x": [-884.4], "y": [46.19], "z": [100.6]}, {"hovertemplate": "color=Tornado<br>PC 1=%{x}<br>PC 2=%{y}<br>PC 3=%{z}<extra></extra>", "legendgroup": "Tornado", "marker": {"color": "#00cc96", "symbol": "circle"}, "mode": "markers", "name": "Tornado", "scene": "scene", "showlegend": true, "type": "scatter3d", "x": [-892.8], "y": [-76.43], "z": [-66.44]}, {"hovertemplate": "color=Clone<br>PC 1=%{x}<br>PC 2=%{y}<br>PC 3=%{z}<extra></extra>", "legendgroup": "Clone", "marker": {"color": "#ab63fa", "symbol": "circle"}, "mode": "markers", "name": "Clone", "scene": "scene", "showlegend": true, "type": "scatter3d", "x": [-885.6], "y": [-343.9], "z": [9.462]}, {"hovertemplate": "color=Earthquake<br>PC 1=%{x}<br>PC 2=%{y}<br>PC 3=%{z}<extra></extra>", "legendgroup": "Earthquake", "marker": {"color": "#FFA15A", "symbol": "circle"}, "mode": "markers", "name": "Earthquake", "scene": "scene", "showlegend": true, "type": "scatter3d", "x": [-874.4], "y": [-97.84], "z": [150.3]}, {"hovertemplate": "color=Barbarian Barrel<br>PC 1=%{x}<br>PC 2=%{y}<br>PC 3=%{z}<extra></extra>", "legendgroup": "Barbarian Barrel", "marker": {"color": "#19d3f3", "symbol": "circle"}, "mode": "markers", "name": "Barbarian Barrel", "scene": "scene", "showlegend": true, "type": "scatter3d", "x": [-323.4], "y": [-109.2], "z": [87.45]}, {"hovertemplate": "color=Heal Spirit<br>PC 1=%{x}<br>PC 2=%{y}<br>PC 3=%{z}<extra></extra>", "legendgroup": "Heal Spirit", "marker": {"color": "#FF6692", "symbol": "circle"}, "mode": "markers", "name": "Heal Spirit", "scene": "scene", "showlegend": true, "type": "scatter3d", "x": [-696.2], "y": [-343.7], "z": [-2.173]}, {"hovertemplate": "color=Giant Snowball<br>PC 1=%{x}<br>PC 2=%{y}<br>PC 3=%{z}<extra></extra>", "legendgroup": "Giant Snowball", "marker": {"color": "#B6E880", "symbol": "circle"}, "mode": "markers", "name": "Giant Snowball", "scene": "scene", "showlegend": true, "type": "scatter3d", "x": [-892.3], "y": [-30.0], "z": [-60.22]}, {"hovertemplate": "color=Royal Delivery<br>PC 1=%{x}<br>PC 2=%{y}<br>PC 3=%{z}<extra></extra>", "legendgroup": "Royal Delivery", "marker": {"color": "#FF97FF", "symbol": "circle"}, "mode": "markers", "name": "Royal Delivery", "scene": "scene", "showlegend": true, "type": "scatter3d", "x": [-252.7], "y": [-41.41], "z": [56.14]}], "layout": {"legend": {"title": {"text": "color"}, "tracegroupgap": 0}, "scene": {"domain": {"x": [0, 1], "y": [0, 1]}, "xaxis": {"title": {"text": "PC 1"}}, "yaxis": {"title": {"text": "PC 2"}}, "zaxis": {"title": {"text": "PC 3"}}}, "title": {"text": "Total Explained Variance: 97.04%"}}}
